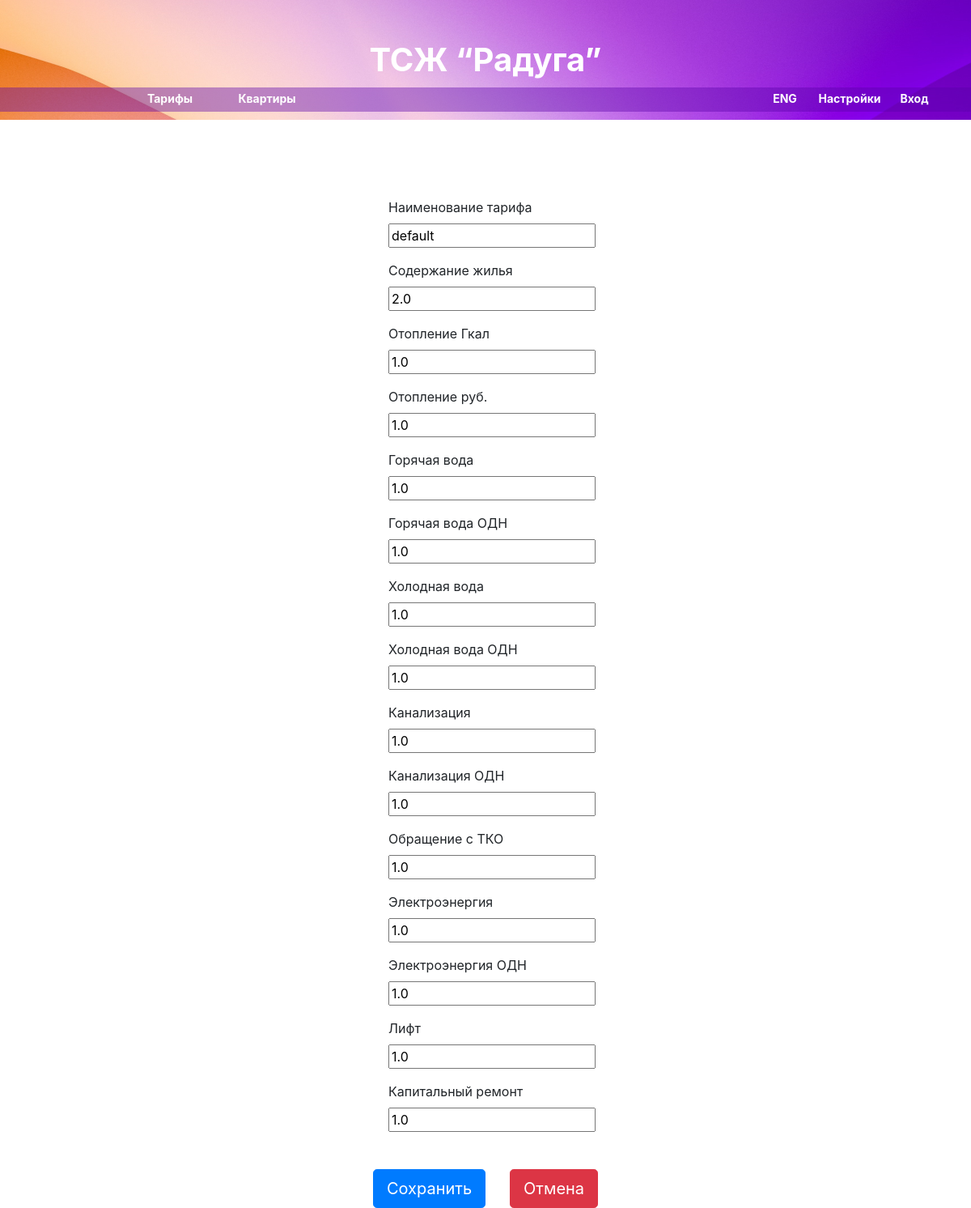
The page /tariff/1/update/ on the database as committed earlier.
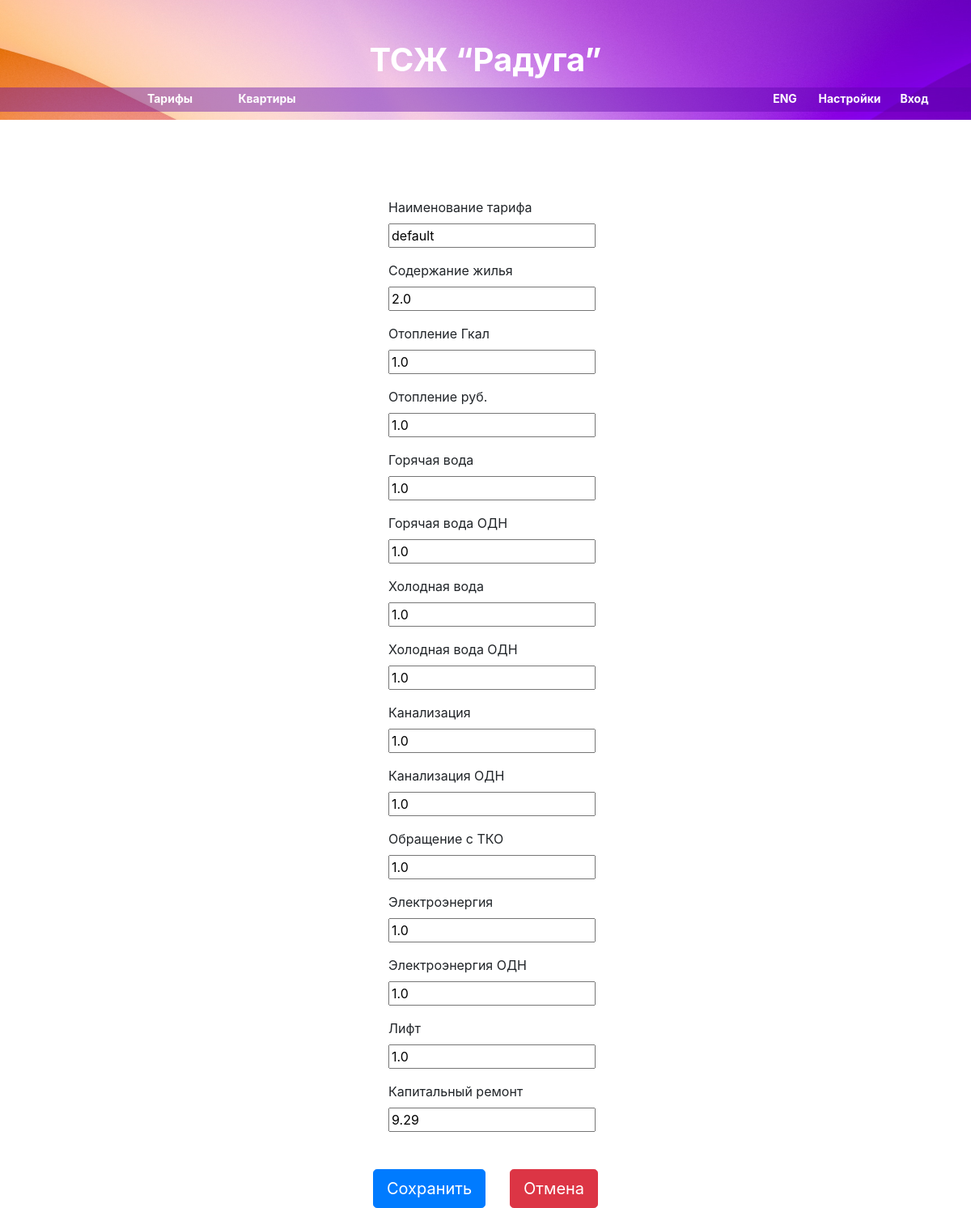
The same page on the database as committed later.
### tariff/models.py (models this page shows, shortened)
class Tariff(models.Model):
    name = models.CharField(max_length=200)
    maintenance = models.FloatField(null=True, blank=True)
    heating = models.FloatField(null=True, blank=True)
    heating_rub = models.FloatField(null=True, blank=True)
    hot_water = models.FloatField(null=True, blank=True)
    hot_water_odn = models.FloatField(null=True, blank=True)
    cold_water = models.FloatField(null=True, blank=True)
    cold_water_odn = models.FloatField(null=True, blank=True)
    sewage = models.FloatField(null=True, blank=True)
    sewage_odn = models.FloatField(null=True, blank=True)
    solid_waste = models.FloatField(null=True, blank=True)
    electricity = models.FloatField(null=True, blank=True)
    lift = models.FloatField(null=True, blank=True)
    electricity_odn = models.FloatField(null=True, blank=True)
    capital_repair = models.FloatField(null=True, blank=True, default=0)
    class Meta:
        verbose_name = 'tariff'
        verbose_name_plural = 'tariffs'

### tariff/views.py (the view)
# urls.py: path('<int:pk>/update/', TariffUpdateView.as_view(), name='tariff_update'),
class TariffUpdateView(TariffBaseView, TitleMixin, UpdateView):
    template_name = 'tariff/edit.html'
    title = 'Редактировать тариф'

### common/views.py (called while the page is built)
    def get_context_data(self, **kwargs):
        context = super(TitleMixin, self).get_context_data(**kwargs)
        context['title'] = self.title
        return context

### tariff/templates/tariff/edit.html (shortened to what this page needs)
{% extends 'main/base.html' %}
{% block content %}
<div class="container d-flex justify-content-center mt-5" style="width: 25%;">
    <div class="col mt-5">
        <form action="" method="post">
            <div class="form-group">
                <label for="{{ form.name.id_for_label }}">Наименование тарифа</label>
                {{ form.name }}
              </div>
              <div class="form-group">
                <label for="{{ form.maintenance.id_for_label }}">Содержание жилья</label>
                {{ form.maintenance }}
              </div>
              <div class="form-group">
                <label for="{{ form.heating.id_for_label }}">Отопление Гкал</label>
                {{ form.heating }}
              </div>
              <div class="form-group">
                <label for="{{ form.heating_rub.id_for_label }}">Отопление руб.</label>
                {{ form.heating_rub }}
              </div>
              <div class="form-group">
                <label for="{{ form.hot_water.id_for_label }}">Горячая вода</label>
                {{ form.hot_water }}
              </div>
              <div class="form-group">
                <label for="{{ form.hot_water_odn.id_for_label }}">Горячая вода ОДН</label>
                {{ form.hot_water_odn }}
              </div>
              <div class="form-group">
                <label for="{{ form.cold_water.id_for_label }}">Холодная вода</label>
                {{ form.cold_water }}
              </div>
              <div class="form-group">
                <label for="{{ form.cold_water_odn.id_for_label }}">Холодная вода ОДН</label>
                {{ form.cold_water_odn }}
              </div>
              <div class="form-group">
                <label for="{{ form.sewage.id_for_label }}">Канализация</label>
                {{ form.sewage }}
              </div>
              <div class="form-group">
                <label for="{{ form.sewage_odn.id_for_label }}">Канализация ОДН</label>
                {{ form.sewage_odn }}
              </div>
              <div class="form-group">
                <label for="{{ form.solid_waste.id_for_label }}">Обращение с ТКО</label>
                {{ form.solid_waste }}
              </div>
              <div class="form-group">
                <label for="{{ form.electricity.id_for_label }}">Электроэнергия</label>
                {{ form.electricity }}
              </div>
              <div class="form-group">
                <label for="{{ form.electricity_odn.id_for_label }}">Электроэнергия ОДН</label>
                {{ form.electricity_odn }}
              </div>
              <div class="form-group">
                <label for="{{ form.lift.id_for_label }}">Лифт</label>
                {{ form.lift }}
              </div>
              <div class="form-group">
                <label for="{{ form.capital_repair.id_for_label }}">Капитальный ремонт</label>
                {{ form.capital_repair }}
              </div>
            <div class="container d-flex justify-content-center" style="width: 10%;">
                <input type="submit" class="btn btn-primary btn-lg" value="Сохранить" style="margin-right: 30px; margin-top: 30px;">
                <input type="submit" class="btn btn-danger btn-lg" style="margin-top: 30px;" onclick="window.location='{% url 'tariff:tariff_list' %}'; return false;" value="Отмена">
            </div>
        </form>
    </div>
</div>
{% endblock %}

Rows that differ between the two databases and show on the page:
changed Tariff "default": capital_repair "1.0" → "9.29"
